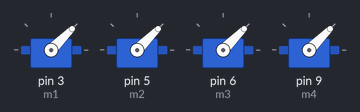
Bench run of a sketch on a simulated Arduino Uno, built with avr-gcc and run on an emulated ATmega328P. Shown: 4 × servo.

Above: at 2.05 s.
At 4.0 s:
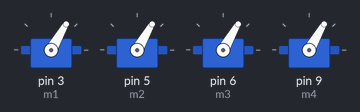
Timing chart, 0 to 8.1 s (numbered marks = the images above):
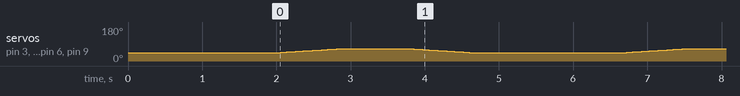

The sketch:

motor_test_example.ino
```cpp
// Simple Arduino Drone Motor Test
// CAUTION: Remove propellers before testing!

#include <Servo.h>

Servo m1, m2, m3, m4;

void setup() {
  // Attach motors to PWM pins
  m1.attach(3);
  m2.attach(5);
  m3.attach(6);
  m4.attach(9);

  // Calibrate ESCs (Sending min throttle)
  writeAll(1000);
  delay(2000);
}

void loop() {
  // Ramp up
  for (int speed = 1000; speed <= 1200; speed += 5) {
    writeAll(speed);
    delay(20);
  }

  delay(1000);

  // Ramp down
  for (int speed = 1200; speed >= 1000; speed -= 5) {
    writeAll(speed);
    delay(20);
  }

  delay(2000);
}

void writeAll(int speed) {
  m1.writeMicroseconds(speed);
  m2.writeMicroseconds(speed);
  m3.writeMicroseconds(speed);
  m4.writeMicroseconds(speed);
}
```
